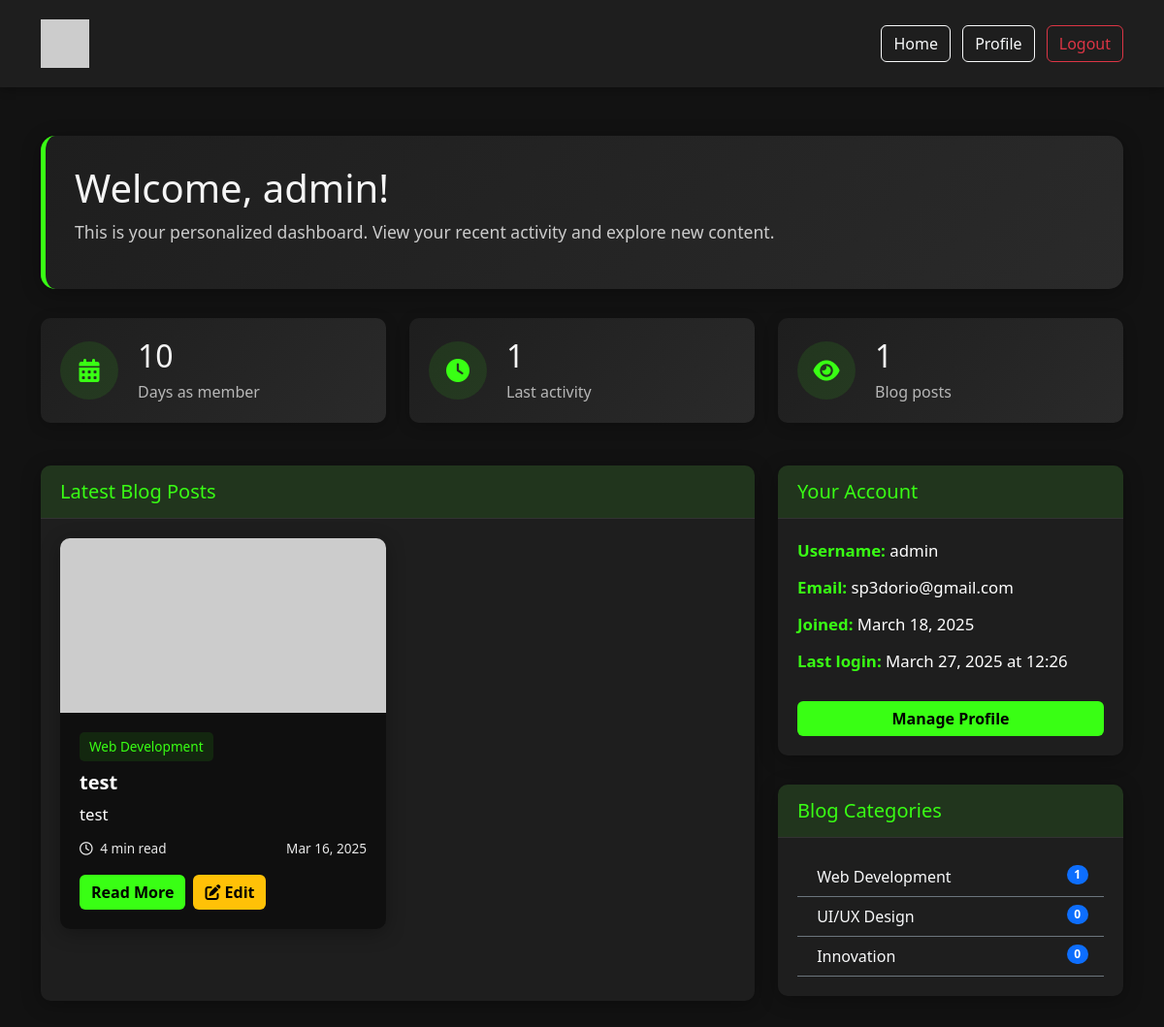
The page /dashboard (signed in) on the database its author committed.
### backend/app.py (models this page shows, shortened)
class User(UserMixin, db.Model):
    id = db.Column(db.Integer, primary_key=True)
    username = db.Column(db.String(80), unique=True, nullable=False)
    email = db.Column(db.String(120), unique=True, nullable=False)
    password_hash = db.Column(db.String(128))
    created_at = db.Column(db.DateTime, default=datetime.utcnow)
    last_login = db.Column(db.DateTime)
    posts = db.relationship('Post', backref='author', lazy=True)

class Post(db.Model):
    id = db.Column(db.Integer, primary_key=True)
    title = db.Column(db.String(200), nullable=False)
    slug = db.Column(db.String(200), unique=True, nullable=False)
    content = db.Column(db.Text, nullable=False)
    summary = db.Column(db.String(300), nullable=True)
    featured_image = db.Column(db.String(200), nullable=True)
    read_time = db.Column(db.Integer, default=5)
    created_at = db.Column(db.DateTime, default=datetime.utcnow)
    updated_at = db.Column(db.DateTime, default=datetime.utcnow, onupdate=datetime.utcnow)
    published = db.Column(db.Boolean, default=False)
    category_id = db.Column(db.Integer, db.ForeignKey('category.id'), nullable=False)
    user_id = db.Column(db.Integer, db.ForeignKey('user.id'), nullable=False)

class Category(db.Model):
    id = db.Column(db.Integer, primary_key=True)
    name = db.Column(db.String(50), unique=True, nullable=False)
    slug = db.Column(db.String(50), unique=True, nullable=False)
    icon = db.Column(db.String(50), nullable=True)
    posts = db.relationship('Post', backref='category', lazy=True)

### backend/app.py (the view)
@app.route('/dashboard')
@login_required
def dashboard():
    template_path = os.path.join(app.root_path, 'templates', 'auth', 'dashboard.html')
    if not os.path.exists(template_path):
        print(f"WARNING: Dashboard template not found at {template_path}")
        flash("Dashboard template not found. Please check your installation.", "danger")
        return redirect(url_for('index'))
    try:
        if current_user.created_at:
            delta = datetime.utcnow() - current_user.created_at
            days_since_joined = delta.days
        else:
            days_since_joined = 0
        days_since_last_login = None
        if current_user.last_login:
            delta = datetime.utcnow() - current_user.last_login
            if delta.days > 0:
                days_since_last_login = delta.days
        total_posts = Post.query.count()
        recent_posts = Post.query.filter_by(published=True).order_by(Post.created_at.desc()).limit(4).all()
        categories = Category.query.all()
        return render_template('auth/dashboard.html',
                            days_since_joined=days_since_joined,
                            days_since_last_login=days_since_last_login,
                            total_posts=total_posts,
                            recent_posts=recent_posts,
                            categories=categories)
    except Exception as e:
        print(f"Error in dashboard route: {str(e)}")
        flash(f"Error loading dashboard: {str(e)}", "danger")
        return redirect(url_for('index'))

### backend/app.py (called while the page is built)
@login_manager.user_loader
def load_user(user_id):
    return User.query.get(int(user_id))

### backend/templates/auth/dashboard.html (shortened to what this page needs)
<!DOCTYPE html>
<html lang="en">
<head>
    <link href="https://cdn.jsdelivr.net/npm/bootstrap@5.3.0/dist/css/bootstrap.min.css" rel="stylesheet">
    <link rel="stylesheet" href="https://cdnjs.cloudflare.com/ajax/libs/font-awesome/6.0.0/css/all.min.css">
</head>
<body>
    <header class="header">
        <div class="container">
            <a href="/">
                <img src="{{ url_for('static', filename='uploads/logo.png') }}" alt="Logo" class="header-logo" onerror="this.src='https://via.placeholder.com/50'">
            </a>
            <div>
                <a href="/" class="btn btn-outline-light me-2">Home</a>
                <a href="{{ url_for('profile') }}" class="btn btn-outline-light me-2">Profile</a>
                <a href="{{ url_for('logout') }}" class="btn btn-outline-danger">Logout</a>
            </div>
        </div>
    </header>
    <div class="container dashboard-container">
        <div class="welcome-card">
            <h1>Welcome, {{ current_user.username }}!</h1>
            <p>This is your personalized dashboard. View your recent activity and explore new content.</p>
        </div>
        <div class="row">
            <div class="col-md-4">
                <div class="stat-card">
                    <div class="stat-icon">
                        <i class="fas fa-calendar-alt"></i>
                    </div>
                    <div class="stat-info">
                        <h3>{{ days_since_joined }}</h3>
                        <p>Days as member</p>
                    </div>
                </div>
            </div>
            <div class="col-md-4">
                <div class="stat-card">
                    <div class="stat-icon">
                        <i class="fas fa-clock"></i>
                    </div>
                    <div class="stat-info">
                        <h3>{{ days_since_last_login|default('Today') }}</h3>
                        <p>Last activity</p>
                    </div>
                </div>
            </div>
            <div class="col-md-4">
                <div class="stat-card">
                    <div class="stat-icon">
                        <i class="fas fa-eye"></i>
                    </div>
                    <div class="stat-info">
                        <h3>{{ total_posts }}</h3>
                        <p>Blog posts</p>
                    </div>
                </div>
            </div>
        </div>
        <div class="row mt-4">
            <div class="col-md-8">
                <div class="card">
                    <div class="card-header">
                        <h5 class="mb-0">Latest Blog Posts</h5>
                    </div>
                    <div class="card-body">
                        <div class="row">
                            {% for post in recent_posts %}
                            <div class="col-md-6 mb-4">
                                <div class="card post-card">
                                    {% if post.featured_image %}
                                    <img src="{{ url_for('static', filename='uploads/' + post.featured_image) }}" class="card-img-top" alt="{{ post.title }}">
                                    {% else %}
                                    <img src="https://via.placeholder.com/300x180?text=No+Image" class="card-img-top" alt="No Image">
                                    {% endif %}
                                    <div class="card-body">
                                        <span class="post-category">{{ post.category.name }}</span>
                                        <h5 class="card-title">{{ post.title }}</h5>
                                        <p class="card-text">{{ post.summary[:100] + '...' if post.summary and post.summary|length > 100 else post.summary }}</p>
                                        <div class="post-meta d-flex justify-content-between">
                                            <span><i class="far fa-clock me-1"></i> {{ post.read_time }} min read</span>
                                            <span>{{ post.created_at.strftime('%b %d, %Y') }}</span>
                                        </div>
                                        <div class="d-flex mt-3">
                                            <a href="/api/posts/{{ post.slug }}" class="btn btn-primary me-2">Read More</a>
                                            <a href="{{ url_for('user_edit_post', id=post.id) }}" class="btn btn-warning">
                                                <i class="fas fa-edit"></i> Edit
                                            </a>
                                        </div>
                                    </div>
                                </div>
                            </div>
                            {% else %}
                            <div class="col-12">
                                <p>No posts yet. Check back soon for new content!</p>
                            </div>
                            {% endfor %}
                        </div>
                    </div>
                </div>
            </div>
            <div class="col-md-4">
                <div class="card">
                    <div class="card-header">
                        <h5 class="mb-0">Your Account</h5>
                    </div>
                    <div class="card-body">
                        <p><strong>Username:</strong> {{ current_user.username }}</p>
                        <p><strong>Email:</strong> {{ current_user.email }}</p>
                        <p><strong>Joined:</strong> {{ current_user.created_at.strftime('%B %d, %Y') }}</p>
                        <p><strong>Last login:</strong> {{ current_user.last_login.strftime('%B %d, %Y at %H:%M') if current_user.last_login else 'Never' }}</p>
                        <a href="{{ url_for('profile') }}" class="btn btn-primary w-100 mt-3">Manage Profile</a>
                    </div>
                </div>
                <div class="card mt-4">
                    <div class="card-header">
                        <h5 class="mb-0">Blog Categories</h5>
                    </div>
                    <div class="card-body">
                        <ul class="list-group list-group-flush bg-transparent">
                            {% for category in categories %}
                            <li class="list-group-item bg-transparent border-bottom border-secondary text-light">
                                <i class="fas fa-{{ category.icon }}"></i> {{ category.name }}
                                <span class="badge bg-primary rounded-pill float-end">{{ category.posts|length }}</span>
                            </li>
                            {% else %}
                            <li class="list-group-item bg-transparent text-light">No categories found</li>
                            {% endfor %}
                        </ul>
                    </div>
                </div>
            </div>
        </div>
    </div>
</body>
</html>

### backend/templates/auth/dashboard.html (style rules this page uses)
:root { --primary-color: #39ff14; --dark-bg: #121212; --darker-bg: #1e1e1e; --light-text: #f5f5f5; }
body { background-color: var(--dark-bg); color: var(--light-text); font-family: 'Segoe UI', Tahoma, Geneva, Verdana, sans-serif; min-height: 100vh; }
.header { background-color: var(--darker-bg); padding: 20px 0; box-shadow: 0 2px 10px rgba(0, 0, 0, 0.3); }
.header .container { display: flex; align-items: center; justify-content: space-between; }
.header-logo { height: 50px; }
.btn-primary { background-color: var(--primary-color); border: none; color: #000; font-weight: 600; }
.dashboard-container { margin-top: 50px; }
.welcome-card { background: linear-gradient(135deg, #1e1e1e 0%, #2a2a2a 100%); border-radius: 15px; padding: 30px; margin-bottom: 30px; box-shadow: 0 4px 20px rgba(0, 0, 0, 0.3); border-left: 5px solid var(--primary-color); }
.welcome-card h1 { font-size: 2.5rem; margin-bottom: 0.5rem; }
.welcome-card p { font-size: 1.1rem; opacity: 0.8; }
.card { background-color: var(--darker-bg); border: none; border-radius: 10px; box-shadow: 0 4px 20px rgba(0, 0, 0, 0.3); margin-bottom: 30px; overflow: hidden; }
.card-header { background-color: rgba(57, 255, 20, 0.1); color: var(--primary-color); font-weight: 600; padding: 15px 20px; border-bottom: 1px solid #333; }
.card-body { padding: 20px; }
.stat-card { background: linear-gradient(135deg, #1e1e1e 0%, #2a2a2a 100%); border-radius: 10px; padding: 20px; display: flex; align-items: center; margin-bottom: 20px; box-shadow: 0 4px 15px rgba(0, 0, 0, 0.2); }
.stat-icon { width: 60px; height: 60px; border-radius: 50%; background-color: rgba(57, 255, 20, 0.1); display: flex; align-items: center; justify-content: center; margin-right: 20px; color: var(--primary-color); font-size: 1.5rem; }
.stat-info h3 { font-size: 2rem; margin-bottom: 5px; }
.stat-info p { margin: 0; opacity: 0.7; }
.post-card { transition: transform 0.3s; }
.post-card .card-img-top { height: 180px; object-fit: cover; }
.post-card .card-title { font-size: 1.25rem; margin-bottom: 0.5rem; }
.post-category { display: inline-block; background-color: rgba(57, 255, 20, 0.1); color: var(--primary-color); padding: 5px 10px; border-radius: 5px; font-size: 0.85rem; margin-bottom: 10px; }
.post-meta { font-size: 0.85rem; opacity: 0.7; }
.post-card .card-body { color: var(--light-text); background-color: rgba(0, 0, 0, 0.5); }
.post-card .card-title { color: white; font-weight: bold; }
.post-card .card-text { color: white; font-size: 1.05rem; }
.post-card .post-meta { color: white; opacity: 0.9; }
.card .card-body p { color: white; font-size: 1.05rem; margin-bottom: 0.8rem; }
.card .card-body p strong { color: var(--primary-color); }
.btn-warning { background-color: #FFC107; border: none; color: #000; font-weight: 600; }

### rows shown on the page
User: username "admin", email "sp3dorio@gmail.com", created_at "March 18, 2025", last_login "March 27, 2025 at 12:26"
Post: category.name "Web Development", title "test", summary "test", read_time "4", created_at "Mar 16, 2025"
Category: name "Web Development", posts|length "1"
Category: name "UI/UX Design", posts|length "0"
Category: name "Innovation", posts|length "0"

### other values the page prints
{{ days_since_last_login|default('Today') }} "1"
{{ total_posts }} "1"
